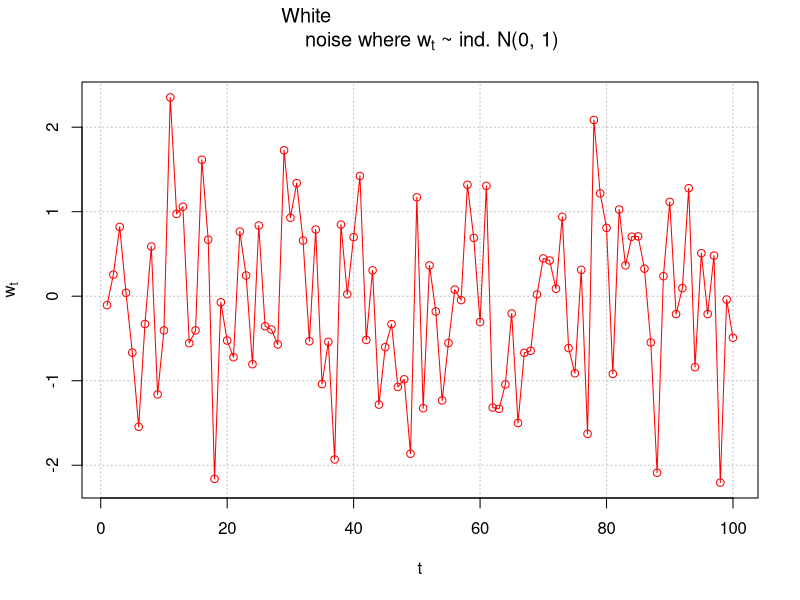
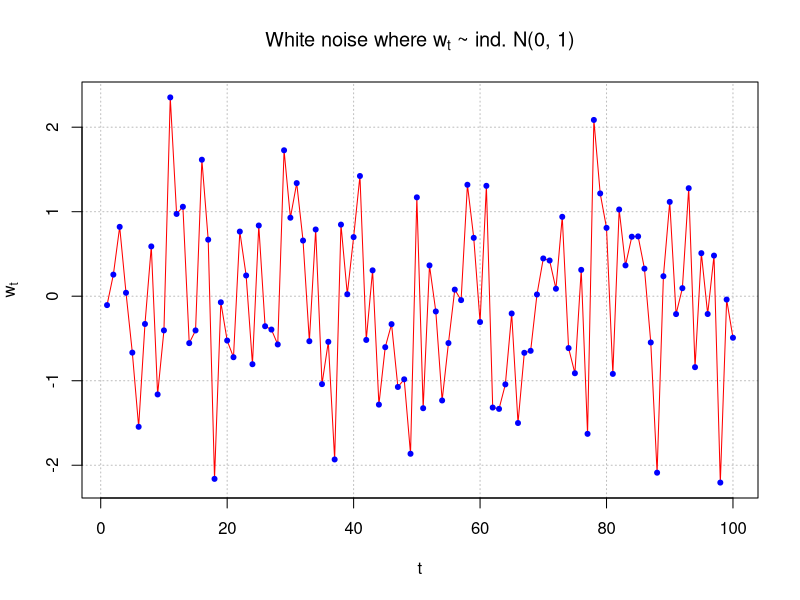
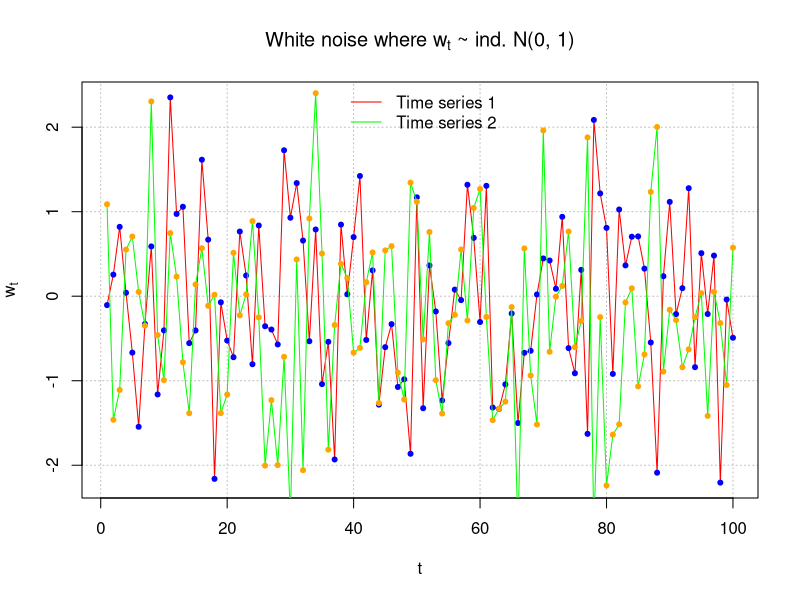
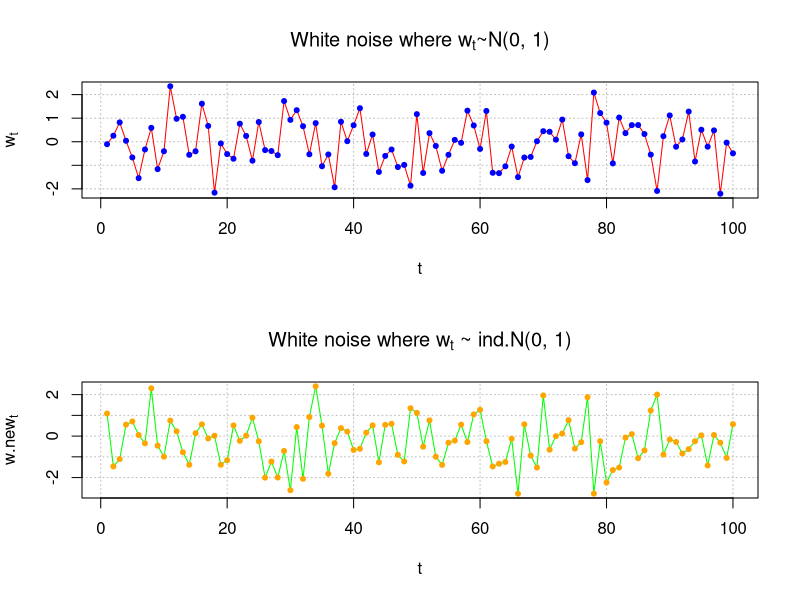
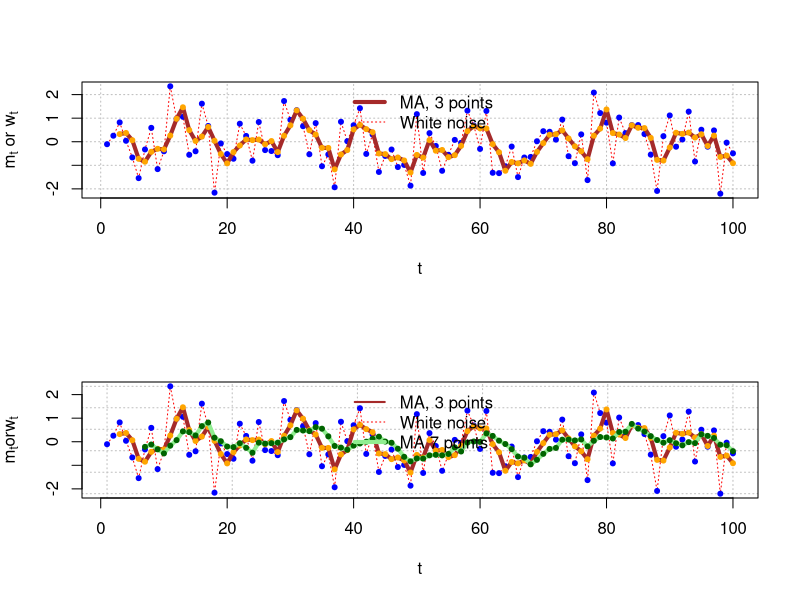
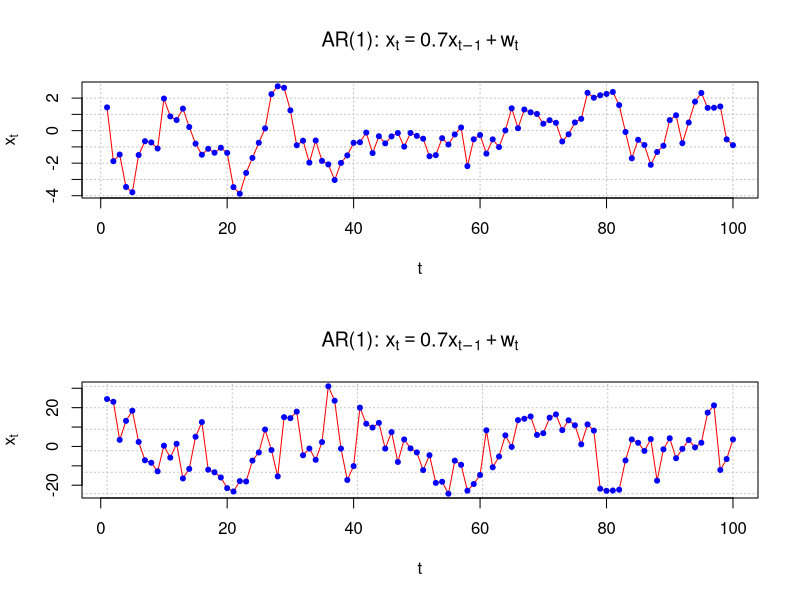

These charts were generated, in order, by the following R code:
## ---- chunk 1
set.seed(8128)
w <- rnorm(n = 100, mean = 0, sd = 1)
head(w)

## ---- chunk 2

dev.new(width = 6, height = 6, pointsize = 10)

# we did not specify y-axis here
# note that we use expression() to type math expression
plot(x = w, ylab = expression(w[t]), xlab = "t", type 
    = "o", col = "red", main = expression(paste("White 
    noise where ", w[t], " ~ ind. N(0, 1)")), 
    panel.first = grid(col = "gray", lty = "dotted"))


## ---- chunk 3
#Advantage of second plot is separate control over color of points

plot(x = w, ylab = expression(w[t]), xlab = "t", type = 
    "l", col = "red", main = expression(paste("White noise where ", w[t], " ~ ind. N(0, 1)")), 
    panel.first = grid(col = "gray", lty = "dotted"))

points(x = w, pch = 20, col = "blue")

## ---- chunk 4
set.seed(1298)
w.new <- rnorm(n = 100, mean = 0, sd = 1)
head(w.new)

## ---- chunk 5
plot(x = w, 
     ylab = expression(w[t]), xlab = "t", 
     type = "l", col = "red",
     main = expression(paste("White noise where ", w[t], " ~ ind. N(0, 1)")), 
     panel.first = grid(col = "gray", lty = "dotted"))

points(x = w, pch = 20, col = "blue")

lines(x = w.new, col = "green")
points(x = w.new, pch = 20,col = "orange")
legend(x ="top",legend=c("Time series 1", "Time series 2"), lty=c(1,1), col=c("red", "green"), 
      bty="n")

## ---- chunk 6
#make frame by row 2 rows 1 cols
par(mfrow = c(2,1))
plot(x = w, ylab = expression(w[t]), xlab = "t", type = 
      "l", col = "red", main = expression(paste("White noise where ", w[t], "~N(0, 1)")), panel.first = 
      grid(col = "gray", lty = "dotted"))
points(x = w, pch = 20, col = "blue")


plot(x = w.new, ylab = expression(w.new[t]), xlab = 
      "t", type = "l", col = "green", main = 
      expression(paste("White noise where ", w[t], " ~ ind.N(0, 1)")), panel.first=grid(col = "gray", lty = 
      "dotted"))
points(x = w.new, pch = 20, col = "orange")


## ---- chunk 7
set.seed(8128)
w <- rnorm(n=100,mean=0, sd=1)
head(w)
## ---- chunk 8
# rep(1/3,3) repeats 1/3 3 times

m <- filter(x=w, filter = rep(1/3, 3), method="convolution", sides=1)

head(m)
tail(m)
## ---- chunk 9
(w[1]+w[2]+w[3])/3

(w[98]+w[99]+w[100])/3
## ---- chunk 10
plot(x = w, ylab = expression(paste(m[t], " or ", w[t])), 
    xlab = "t", type = "l", col = "red", panel.first = 
    grid(col = "gray", lty = "dotted"), lty = "dotted")
points(x = w, pch = 20, col = "blue")
lines(x = m, col = "brown", lty = "solid", lwd = 4)
points(x = m, pch = 20, col = "orange")
legend(x = "top", legend = c("MA, 3 points", "White noise"), lty = c("solid", "dotted"), col=c("brown", 
    "red"), lwd = c(4,1), bty = "n")


## ---- chunk 11
m7 <- filter(x=w, filter=rep(x=1/7, times=7),method="convolution", sides=1)

plot(x=w, ylab=expression(paste(m[t],"or",w[t])), xlab="t",type="l",col="red",panel_filter=grid(col="gray",lty="dotted"), lty="dotted")

points(x=w, pch=20, col="blue")

lines(x=m, col="brown", lty="solid",lwd=4)

points(x=m, pch=20, col="orange")
lines(x = m7, col = "lightgreen", lty = "solid", lwd = 4)
points(x = m7, pch = 20, col = "darkgreen")

legend(x = "top", legend = c("MA, 3 points", "White noise", "MA 7 points"),
         lty = c("solid", "dotted", "solid"), col = c("brown", "red", "lightgreen"),
         lwd = c(2,1,4), bty="n")
## ---- chunk 12
set.seed(6381)  #Different seed from white_noise.R
w <- rnorm(n = 200, mean = 0, sd = 1)
head(w)

## ---- chunk 13
#Simple way to simulate AR(1) data
x <- numeric(length = 200)
x.1 <- 0
for(i in 1:length(x)) {
    x[i] <- 0.7*x.1 + w[i]
    x.1 <- x[i]
  }

## ---- chunk 14
head(data.frame(x, w))
## ---- chunk 15
#Do not use first 100
x <- x[101:200]

## ---- chunk 16
plot(x = x, ylab = expression(x[t]), xlab = "t", type = 
      "l", col = c("red"), lwd = 1 , main = 
      expression(paste("AR(1): ", x[t] == 0.7*x[t-1] + 
      w[t])), panel.first = grid(col = "gray", lty = 
      "dotted"))
points(x = x, pch = 20, col = "blue")

## ---- chunk 17
set.seed(7181)
x <- arima.sim(model = list(ar = c(0.7)), n = 100, 
    rand.gen = rnorm, sd = 10)
plot(x = x, ylab = expression(x[t]), xlab = "t", type = 
    "l", col = "red", lwd = 1 ,main = 
    expression(paste("AR(1): ", x[t] == 0.7*x[t-1] + 
    w[t])), panel.first=grid(col = "gray", lty = 
    "dotted"))
points(x = x, pch = 20, col = "blue")


